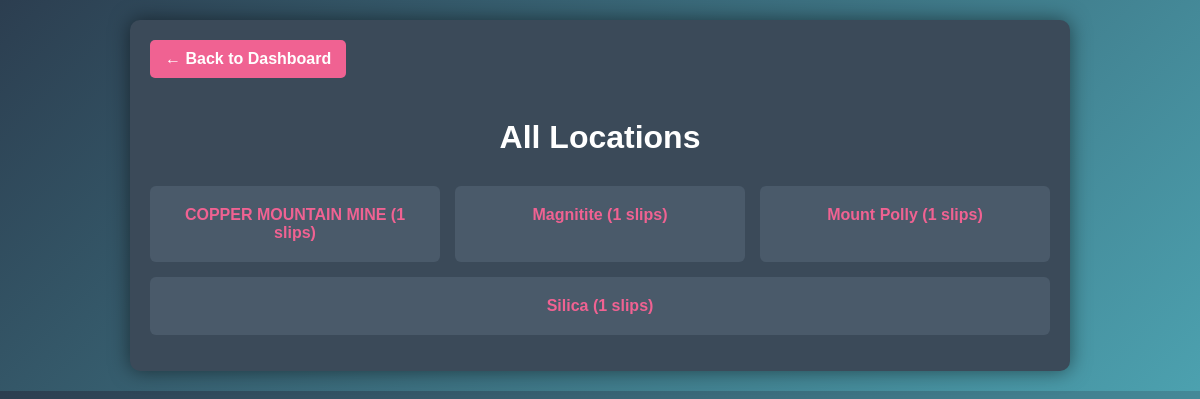
Screenshot of /dashboard/slips/locations/ (signed in) with the database file from the repository.
### slips/models.py (models this page shows, shortened)
class Slips(models.Model):
    user = models.ForeignKey(
        settings.AUTH_USER_MODEL,   # links to your User model (drivers/admins)
        on_delete=models.CASCADE,
        related_name="slips"
    )
    file = models.FileField(upload_to="slips/")  # files will be saved in MEDIA_ROOT/slips/
    file_name = models.CharField(max_length=255, blank=True)
    uploaded_at = models.DateTimeField(auto_now_add=True)
    location = models.CharField(max_length=100,default="Unknown", blank=False)
    status = models.CharField(
        max_length=20,
        choices=[
            ("pending", "Pending"),
            ("approved", "Approved"),
            ("rejected", "Rejected"),
        ],
        default="pending"
    )

### slips/views.py (the view)
# urls.py: path('dashboard/slips/locations/', views.admin_location_view, name='admin_slips_locations'),
@login_required
@user_passes_test(lambda u: u.is_staff)
def admin_location_view(request):
    locations = Slips.objects.values('location').annotate(slips_count=Count('id'))
    return render(request, 'admin_slips_locations.html', {'locations': locations})

### slips/templates/admin_slips_locations.html (shortened to what this page needs)
<!DOCTYPE html>
<html lang="en">
<head>
</head>
<body>
    <div class="container">
        <a href="{% url 'a_dash' %}" class="back-button">← Back to Dashboard</a>
        <h1>All Locations</h1>
        <ul class="locations-list">
            {% for loc in locations %}
            <li>
                <a href="{% url 'slips_by_location' loc.location %}">
                    {{ loc.location }} ({{ loc.slips_count }} slips)
                </a>
            </li>
            {% empty %}
            <li>No locations found.</li>
            {% endfor %}
        </ul>
    </div>
</body>
</html>

### slips/templates/admin_slips_locations.html (style rules this page uses)
body { font-family: Arial, sans-serif; background: linear-gradient(135deg, #2c3e50, #4ca1af); color: white; margin: 0; padding: 20px; }
.container { max-width: 900px; margin: auto; background-color: #3b4a59; padding: 20px; border-radius: 10px; box-shadow: 0 0 20px rgba(0,0,0,0.5); }
h1 { text-align: center; margin-bottom: 30px; font-size: 2rem; }
.back-button { display: inline-block; margin-bottom: 20px; padding: 10px 15px; background-color: #f06292; color: white; text-decoration: none; border-radius: 5px; font-weight: bold; }
.locations-list { list-style: none; padding: 0; display: flex; flex-wrap: wrap; gap: 15px; justify-content: center; }
.locations-list li { background-color: #4a5a6a; padding: 20px; flex: 1 1 250px; border-radius: 6px; text-align: center; transition: background-color 0.3s ease; }
.locations-list a { color: #f06292; font-weight: bold; text-decoration: none; display: block; }

### rows the page displays
Slips: location "COPPER MOUNTAIN MINE", slips_count "1"
Slips: location "Magnitite", slips_count "1"
Slips: location "Mount Polly", slips_count "1"
Slips: location "Silica", slips_count "1"
